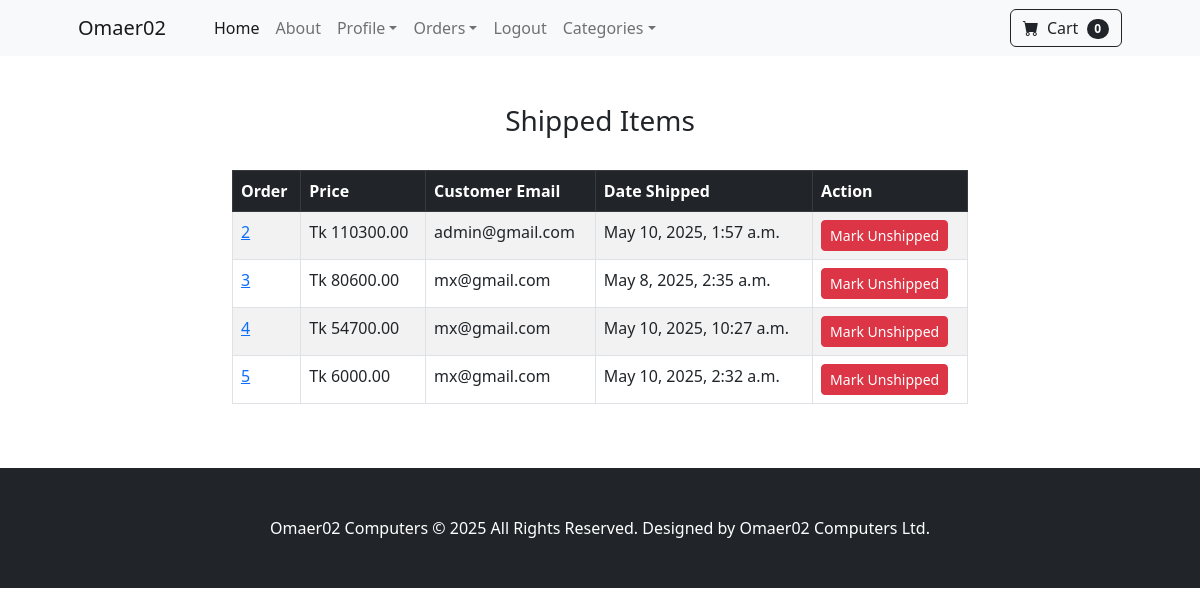
The page /payment/shippedDash (signed in) on the database its author committed.
### payment/models.py (models this page shows, shortened)
class Order(models.Model):
    user = models.ForeignKey(User, on_delete=models.CASCADE, null=True, blank=True)
    fullName = models.CharField(max_length=250)
    email = models.CharField(max_length=250)
    shippingAddress = models.TextField(max_length=15000)
    amountPaid = models.DecimalField(max_digits=10, decimal_places=2)
    dateOrdered = models.DateTimeField(auto_now_add=True)
    shipped = models.BooleanField(default=False)
    dateShipped = models.DateTimeField(blank=True, null=True)

### payment/views.py (the view, shortened to what this page needs)
# urls.py: path('shippedDash', views.shippedDash, name='shippedDash'),
def shippedDash(request):
    if request.user.is_authenticated and request.user.is_superuser:
        orders = Order.objects.filter(shipped=True)
        return render(request, "payment/shippedDash.html", {"orders":orders})
    else:
        messages.error(request, "Access denied. Admins only.")
        return redirect('home')

### cart/cart.py (called while the page is built)
    def __len__(self):
        return len(self.cart)

### cart/contextProcessors.py (called while the page is built)
def cart(request):
    return {'cart': Cart(request)}

### payment/templates/payment/shippedDash.html (shortened to what this page needs)
{% extends 'base.html' %}
{% block content %}
    <div class="container">
        <div class="row">
            <div class="col-md-8 offset-md-2">
                <br/><br/>
                <h3 class="text-center">Shipped Items</h3>
                <br/>
                <table class="table table-striped table-hover table-bordered">
                    <thead class="table-dark">
                        <tr>
                            <th scope="col">Order</th>
                            <th scope="col">Price</th>
                            <th scope="col">Customer Email</th>
                            <th scope="col">Date Shipped</th>
                            <th scope="col">Action</th>
                        </tr>
                    </thead>
                    <tbody>
                        {% for item in orders %}
                            <tr>
                                <td><a href="{% url 'orders' item.id %}">{{ item.id }}</a></td>
                                <td>Tk {{ item.amountPaid }}</td>
                                <td>{{ item.email }}</td>
                                <td>{{ item.dateShipped }}</td>
                                <td>
                                    <form method="POST">
                                        <button type="submit" class="btn btn-danger btn-sm">Mark Unshipped</button>
                                    </form>
                                </td>
                            </tr>
                        {% endfor %}
                    </tbody>
                </table>
                <br/><br/>
            </div>
        </div>
    </div>
{% endblock %}

### store/templates/base.html (shortened to what this page needs)
{% load static %}
<!DOCTYPE html>
<html lang="en">
    <head>
        <link href="https://cdn.jsdelivr.net/npm/bootstrap-icons@1.5.0/font/bootstrap-icons.css" rel="stylesheet" />
        <link href="{% static 'css/styles.css' %}" rel="stylesheet" />
    </head>
    <body>
        {% include 'navbar.html' %}
        {% block content %}
        {% endblock %}
        <footer class="py-5 bg-dark">
            <div class="container"><p class="m-0 text-center text-white">Omaer02 Computers &copy; 2025 All Rights Reserved. Designed by Omaer02 Computers Ltd.</p></div>
        </footer>
    </body>
</html>

### store/templates/navbar.html (shortened to what this page needs)
 <nav class="navbar navbar-expand-lg navbar-light bg-light">
    <div class="container px-4 px-lg-5">
        <a class="navbar-brand" href="{% url 'home' %}">Omaer02</a>
        <div class="collapse navbar-collapse" id="navbarSupportedContent">
            <ul class="navbar-nav me-auto mb-2 mb-lg-0 ms-lg-4">
                <li class="nav-item"><a class="nav-link active" aria-current="page" href="{% url 'home' %}">Home</a></li>
                <li class="nav-item"><a class="nav-link" href="{% url 'about' %}">About</a></li>
                {% if user.is_authenticated %}
                <li class="nav-item dropdown">
                    <a class="nav-link dropdown-toggle" id="navbarDropdown" href="#" role="button" data-bs-toggle="dropdown" aria-expanded="false">Profile</a>
                </li>
                {% if user.is_superuser %}
                <li class="nav-item dropdown">
                    <a class="nav-link dropdown-toggle" id="navbarDropdown" href="#" role="button" data-bs-toggle="dropdown" aria-expanded="false">Orders</a>
                </li>
                {% endif %}
                <li class="nav-item"><a class="nav-link" href="{% url 'logout' %}">Logout</a></li>
                {% else %}
                <li class="nav-item"><a class="nav-link" href="{% url 'login' %}">Login</a></li>
                <li class="nav-item"><a class="nav-link" href="{% url 'register' %}">Register</a></li>
                {%endif %}
                <li class="nav-item dropdown">
                    <a class="nav-link dropdown-toggle" id="navbarDropdown" href="#" role="button" data-bs-toggle="dropdown" aria-expanded="false">Categories</a>
                </li>
            </ul>
            <form class="d-flex">
                <a href="{% url 'cartSummery'%}" class="btn btn-outline-dark">
                    <i class="bi-cart-fill me-1"></i>
                    Cart
                    <span class="badge bg-dark text-white ms-1 rounded-pill" id="cartQuantity">{{ cart|length }}</span>
                </a>
            </form>
        </div>
    </div>
</nav>

### rows shown on the page
Order: id "2", amountPaid "110300.00", email "admin@gmail.com", dateShipped "May 10, 2025, 1:57 a.m."
Order: id "3", amountPaid "80600.00", email "mx@gmail.com", dateShipped "May 8, 2025, 2:35 a.m."
Order: id "4", amountPaid "54700.00", email "mx@gmail.com", dateShipped "May 10, 2025, 10:27 a.m."
Order: id "5", amountPaid "6000.00", email "mx@gmail.com", dateShipped "May 10, 2025, 2:32 a.m."

### other values the page prints
{{ cart|length }} "0"
